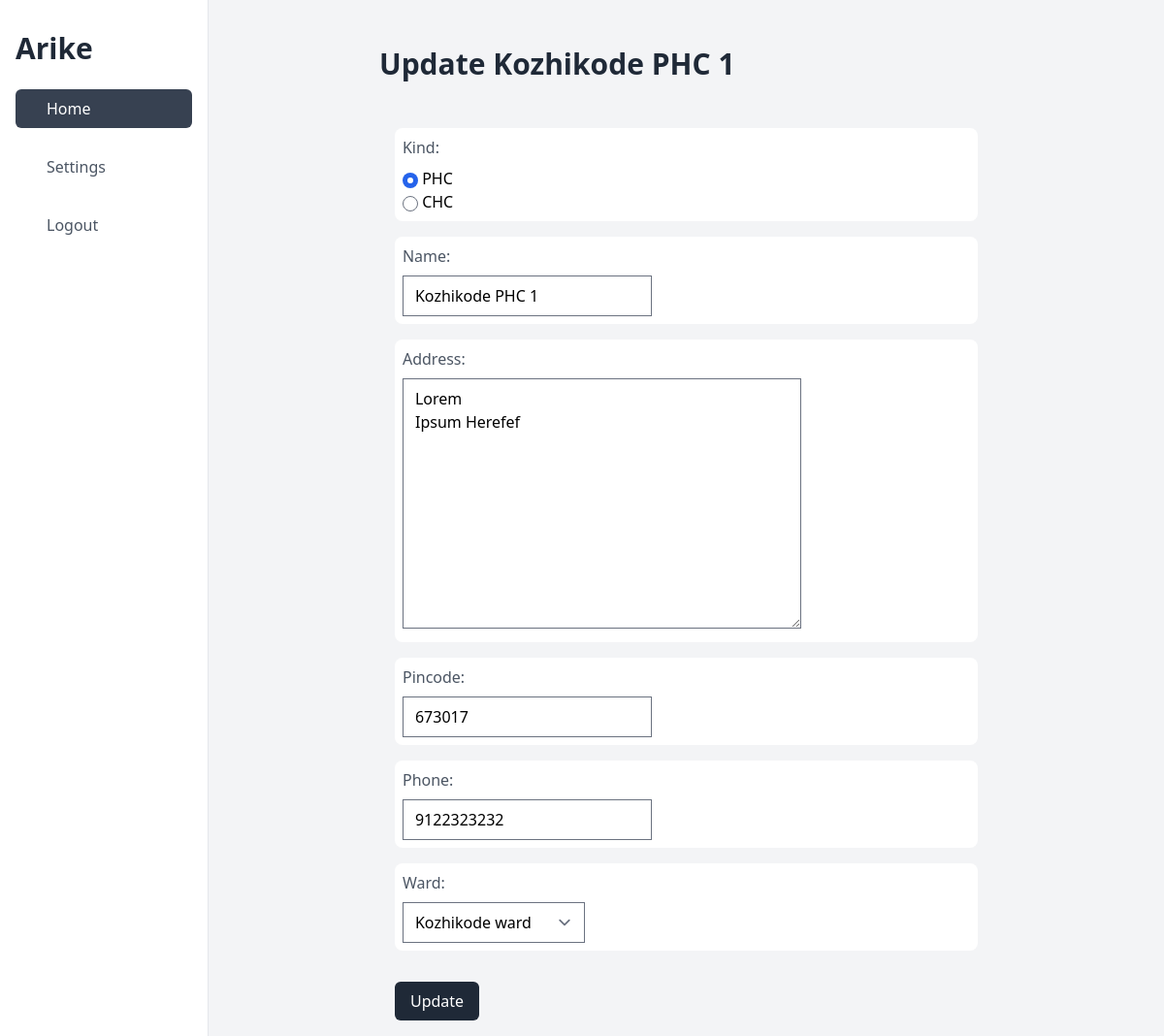
/update/facility/1, run on the app's committed database.
### apps/models.py (models this page shows, shortened)
class Facility(models.Model):
    kind = models.CharField(max_length=10, choices=FACILITY_KIND)
    name = models.CharField(max_length=35)
    address = models.TextField(default="")
    pincode = models.CharField(max_length=6)
    phone = models.CharField(max_length=14, validators=[phone_number_regex])
    ward = models.ForeignKey(Ward, on_delete=models.PROTECT)
    created_at = models.DateTimeField(auto_now_add=True)
    updated_at = models.DateTimeField(auto_now=True)
    deleted = models.BooleanField(default=False)

### apps/views.py (the view)
# urls.py: path("update/facility/<pk>", FacilityUpdateView.as_view()),
class FacilityUpdateView(UpdateView):
    model = Facility
    form_class = FacilityForm
    template_name = "Facility/update.html"
    success_url = "/list/facility"

### apps/views.py
class FacilityForm(ModelForm):
    kind = forms.ChoiceField(choices=FACILITY_KIND, widget=forms.RadioSelect)
    class Meta:
        model = Facility
        fields = ["kind", "name", "address", "pincode", "phone", "ward"]

### apps/models.py (called while the page is built)
    def __str__(self):
        return self.name

### templates/Facility/update.html (shortened to what this page needs)
{% extends "base_dashboard.html" %}
{% block content %}
    <div class="flex my-8">
        <h1 class="text-3xl font-bold text-gray-800">Update {{ object.name }}</h1>
    </div>
    <form action="" method="post">
        <div class="">
            {% for field in form %}
                <div class="fieldWrapper m-4">
                    <div class="bg-white rounded-lg px-2 py-2">
                        <div class="text-l font-regular text-gray-600 mb-2">{{ field.label_tag }}</div>
                        <div>{{ field }}</div>
                    </div>
                </div>
            {% endfor %}
        </div>
        <div class="text-left mt-8 ml-4">
            <Button class="bg-gray-800 px-4 text-white p-2 rounded-md " type="submit">Update</Button>
        </div>
    </form>
{% endblock content %}

### data on the page
Facility: name "Kozhikode PHC 1", form "☑ PHC ☐ CHC" "Kozhikode PHC 1" "Lorem Ipsum Herefef" "673017" "9122323232" "Kozhikode ward"

### other printed values
{{ field.label_tag }} "Kind:" "Name:" "Address:" "Pincode:" "Phone:" "Ward:"
